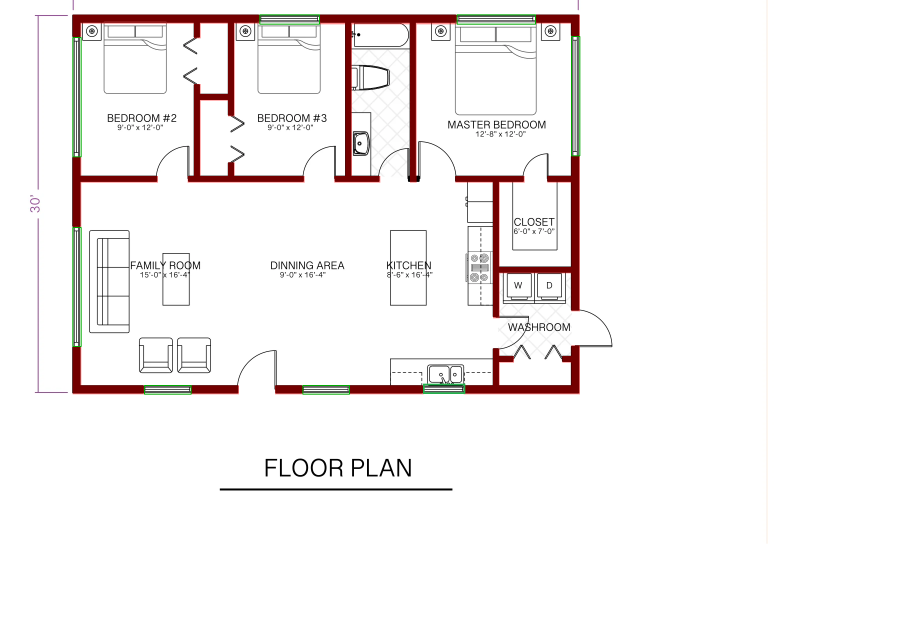
#> input picture pngans/floor01_ans.png, 2732 x 1908 px (shown at 1/3 size); its folder holds only this picture in this run
$ python score_compare.py pngans/floor01_ans.png pngans/floor03_ans.png
#> lines starting #> are read from the running program, lines starting #| are printed output that depends on the picture; after the words box and inside, x2 and y2 are one past the last pixel; in counts of white or black regions, pixels touching at a corner belong together
#> further down, A is the input picture: shape (1908, 2732, 3); mean B, G, R 243, 243.3, 246.3
#!/usr/bin/env python3
"""我們的 CV 管線 vs CubiCasa5k，在 pngans/ 21 張人工答案上比分。
牆:像素級 P/R/F1(±3px 容差:precision 對膨脹GT算、recall 對膨脹預測算)。
窗:綠框配對(交集/較小框 ≥0.3 或中心落框內)，同 eval_windows.py 規則。
用法: python score_compare.py <repo_dir> <cc_out_dir>
"""
import glob, json, os, sys
import cv2
import numpy as np

REPO, CCOUT = sys.argv[1], sys.argv[2]
K = np.ones((7, 7), np.uint8)          # ±3px

def red_mask(img):                     # 答案圖的紅=牆(深紅 R≈115~136 也要吃)
    b, g, r = img[:, :, 0].astype(int), img[:, :, 1].astype(int), img[:, :, 2].astype(int)
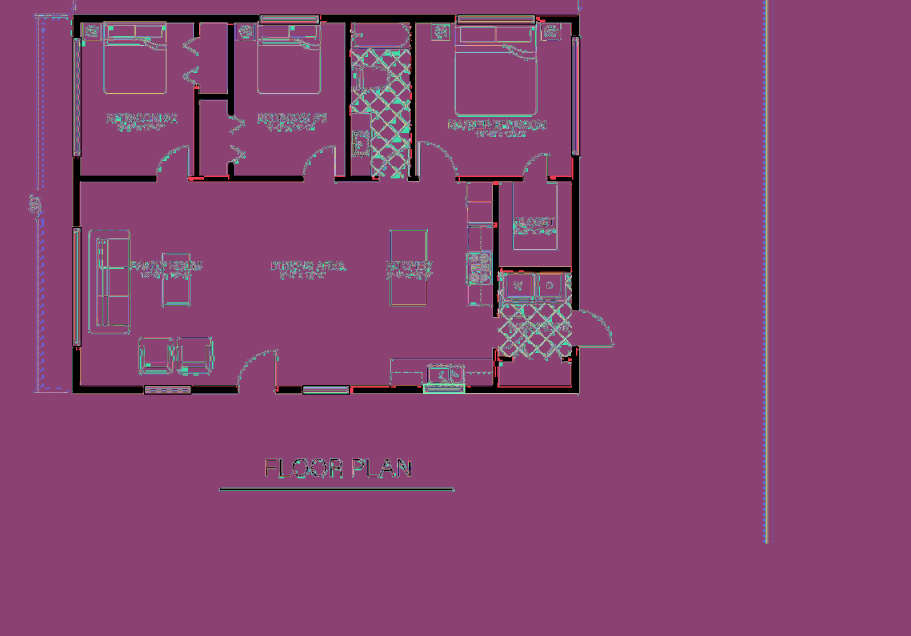
#> b: shape (1908, 2732) int64 (shown at 1/3 size); 255 distinct labels, from 0 to 255; one colour per label, 0 black
#> g: shape (1908, 2732) int64; 255 distinct labels, from 0 to 255
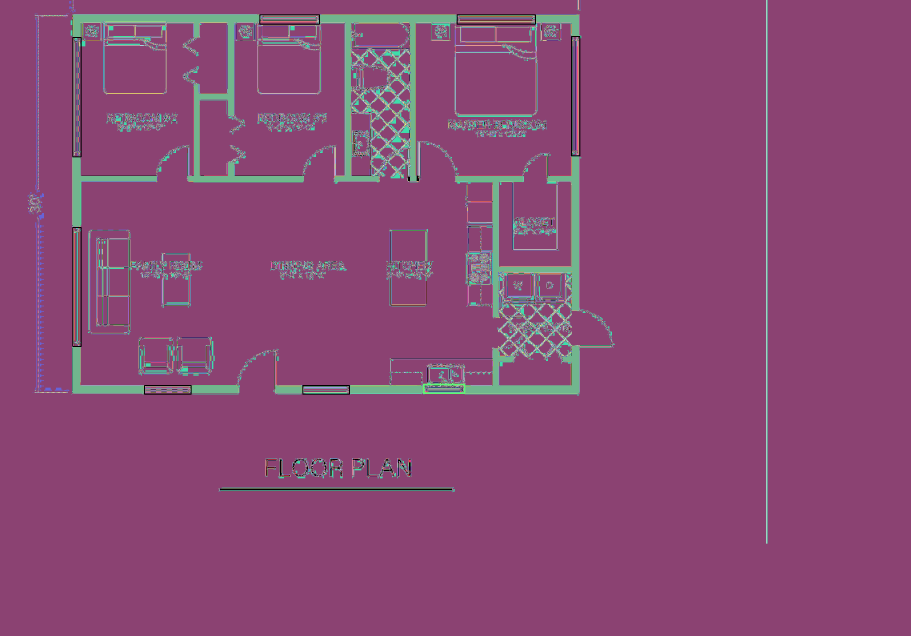
#> r: shape (1908, 2732) int64 (shown at 1/3 size); 239 distinct labels, from 0 to 255; one colour per label, 0 black
    return ((r - np.maximum(g, b) >= 60) & (r >= 100)).astype(np.uint8)
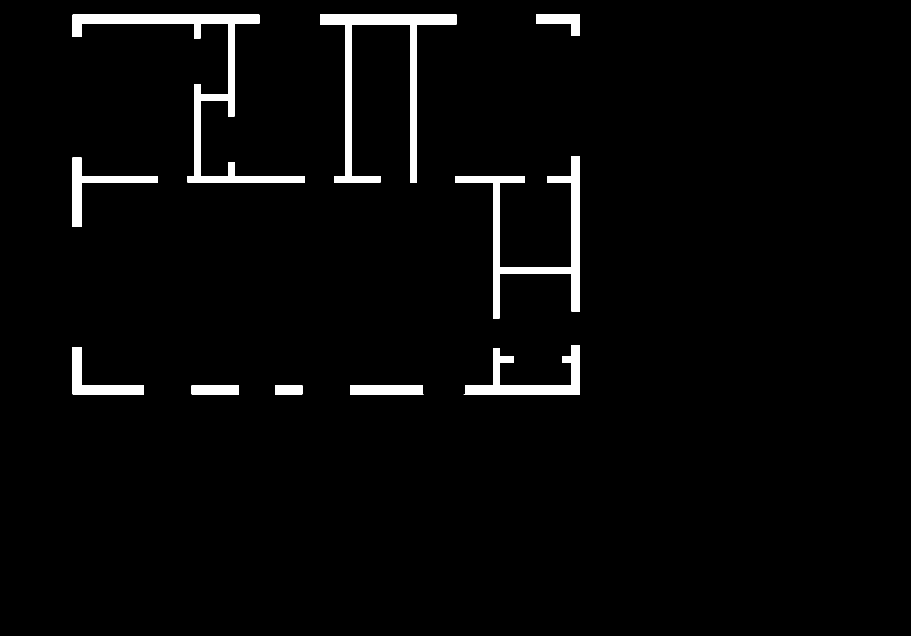
#> returned value: shape (1908, 2732) (shown at 1/3 size); values 0 (black) and 1 (white), 2.9% white; 10 white regions, largest, box (x1, y1, x2, y2) and area: (218, 44, 914, 548) 37600, (960, 44, 1370, 548) 33250, (1366, 469, 1740, 955) 29915

def green_boxes_mask(mask):
    n, lab, stats, _ = cv2.connectedComponentsWithStats(mask.astype(np.uint8))
    out = []
    for i in range(1, n):
        x, y, w, h, a = stats[i]
        if a >= 30:
            out.append((x, y, x + w, y + h))
    return out

def green_boxes_img(img):
    b, g, r = img[:, :, 0].astype(int), img[:, :, 1].astype(int), img[:, :, 2].astype(int)
    m = ((g >= 120) & (r <= 110) & (b <= 110)).astype(np.uint8)
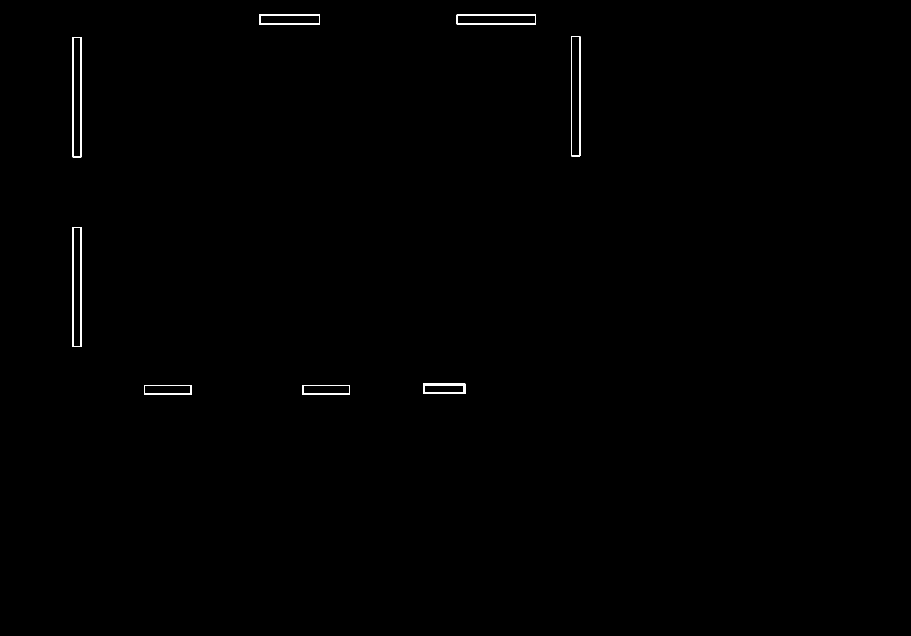
#> m: shape (1908, 2732) (shown at 1/3 size); values 0 (black) and 1 (white), 0.25% white; 8 white regions, largest, box (x1, y1, x2, y2) and area: (1713, 108, 1741, 469) 2294, (217, 111, 245, 472) 2294, (217, 681, 245, 1041) 2288
    m = cv2.dilate(m, np.ones((3, 3), np.uint8))   # 框線連成一塊
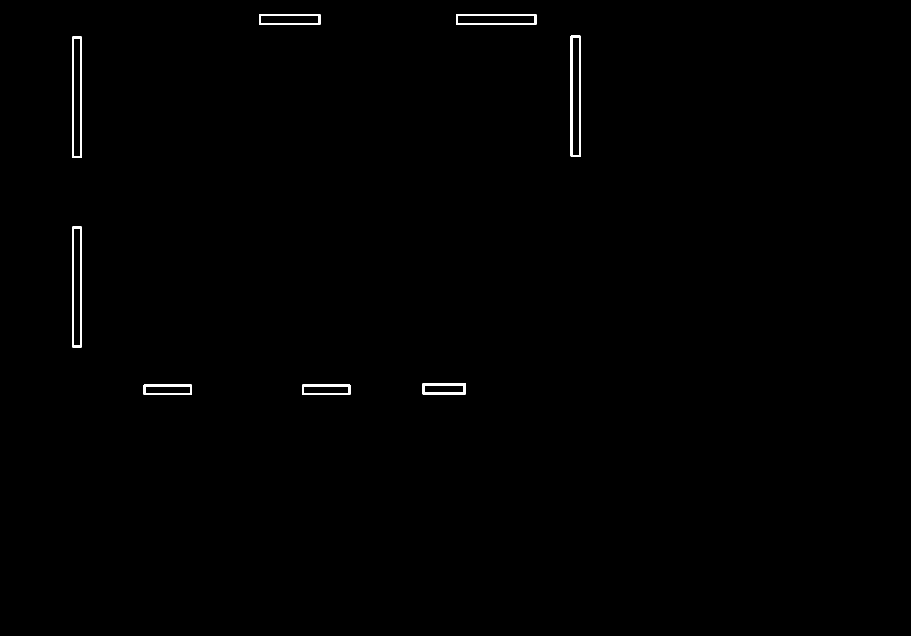
#> m: shape (1908, 2732) (shown at 1/3 size); values 0 (black) and 1 (white), 0.41% white; 8 white regions, largest, box (x1, y1, x2, y2) and area: (1712, 107, 1742, 470) 3826, (216, 110, 246, 473) 3826, (216, 680, 246, 1042) 3816
    return green_boxes_mask(m)
#> in green_boxes_mask, `n, lab, stats, _ = cv2.connectedComponentsWithStats(mask.astype(np.uin..`: lab: shape (1908, 2732) int32; 9 distinct labels, from 0 to 8
#> in green_boxes_mask, `n, lab, stats, _ = cv2.connectedComponentsWithStats(mask.astype(np.uin..`: n = 9; stats = [[0, 0, 2732, 1908, 5191112], [777, 42, 184, 33, 2066], [1369, 42, 240, 33, 2626], [1712, 107, 30, 363, 3826], [216, 110, 30, 363, 3826], [216, 680, 30, 362, 3816], [1268, 1150, 129, 33, 2072], [431, 1154, 145, 31, 1656], [906, 1154, 145, 31, 1656]]
#> the loop in green_boxes_mask, `for i in range(1, n):` made 8 passes
#> after the loop in green_boxes_mask, `for i in range(1, n):`: out = [(777, 42, 961, 75), (1369, 42, 1609, 75), (1712, 107, 1742, 470), (216, 110, 246, 473), (216, 680, 246, 1042), (1268, 1150, 1397, 1183), (431, 1154, 576, 1185), (906, 1154, 1051, 1185)]

def match(preds, gts):
    def hit(p, g):
        ix = max(0, min(p[2], g[2]) - max(p[0], g[0]))
        iy = max(0, min(p[3], g[3]) - max(p[1], g[1]))
        inter = ix * iy
        amin = min((p[2]-p[0])*(p[3]-p[1]), (g[2]-g[0])*(g[3]-g[1]))
        if amin > 0 and inter / amin >= 0.3:
            return True
        pcx, pcy = (p[0]+p[2])/2, (p[1]+p[3])/2
        gcx, gcy = (g[0]+g[2])/2, (g[1]+g[3])/2
        return (g[0] <= pcx <= g[2] and g[1] <= pcy <= g[3]) or \
               (p[0] <= gcx <= p[2] and p[1] <= gcy <= p[3])
    tp = sum(1 for g in gts if any(hit(p, g) for p in preds))
    fp = sum(1 for p in preds if not any(hit(p, g) for g in gts))
    fn = len(gts) - tp
    return tp, fp, fn

def prf(tp, fp, fn):
    p = tp / (tp + fp) if tp + fp else 0.0
    r = tp / (tp + fn) if tp + fn else 0.0
    f = 2*p*r/(p+r) if p+r else 0.0
    return p, r, f

def wall_pix(pred, gt):
    gt_d = cv2.dilate(gt, K); pr_d = cv2.dilate(pred, K)
    tp_p = int((pred & gt_d).sum()); fp = int(pred.sum()) - tp_p
    tp_r = int((gt & pr_d).sum());  fn = int(gt.sum()) - tp_r
    p = tp_p / max(1, pred.sum()); r = tp_r / max(1, gt.sum())
    f = 2*p*r/(p+r) if p+r else 0.0
    return p, r, f

rows, agg = [], {}
for ans in sorted(glob.glob(os.path.join(REPO, 'pngans', '*_ans.png'))):
    base = os.path.basename(ans).replace('_ans.png', '')
    A = cv2.imread(ans)
    gt_wall = red_mask(A)
    gt_win = green_boxes_img(A)
#> gt_win has the same summary as out in green_boxes_mask
    # ── 我們的管線:json/ 的牆矩形 + 窗矩形
#> (the run stopped early here; a loop or call above may not have finished)

$ run again, on pngans/floor07_ans.png
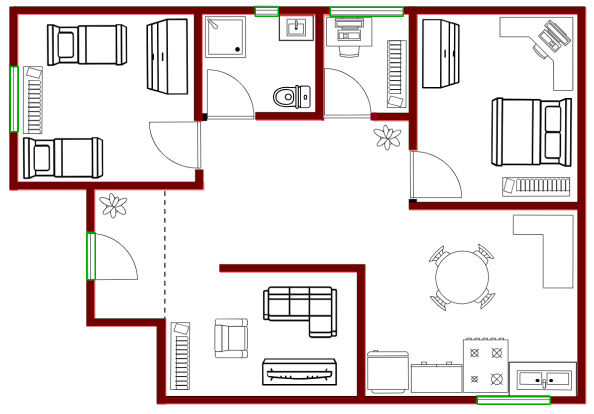
#> input picture pngans/floor07_ans.png, 1188 x 827 px (shown at 1/2 size)
#> A is the input picture: shape (827, 1188, 3); mean B, G, R 220.8, 221.5, 231.2
#> b: shape (827, 1188) int64; 256 distinct labels, from 0 to 255
#> g: shape (827, 1188) int64; 256 distinct labels, from 0 to 255
#> in red_mask, `b, g, r = img[:, :, 0].astype(int), img[:, :, 1].astype(int), img[:, :..`:
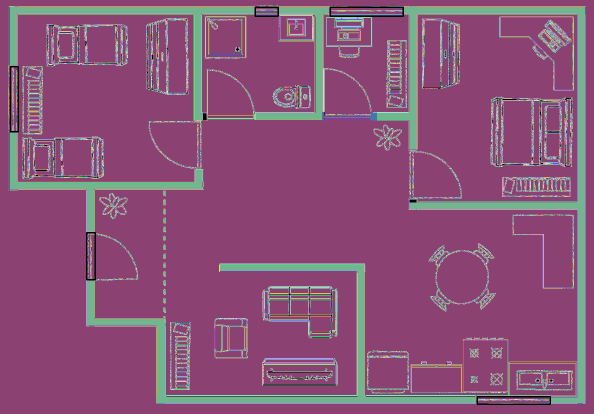
#> r: shape (827, 1188) int64 (shown at 1/2 size); 256 distinct labels, from 0 to 255; one colour per label, 0 black
#> in green_boxes_img, `m = cv2.dilate(m, np.ones((3, 3), np.uint8))`:
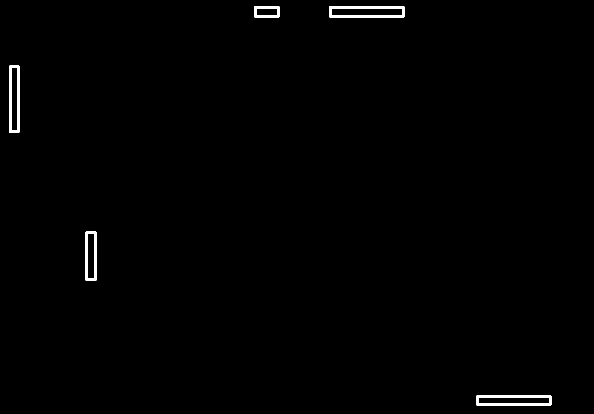
#> m: shape (827, 1188) (shown at 1/2 size); values 0 (black) and 1 (white), 0.66% white; 5 white regions, box (x1, y1, x2, y2) and area: (658, 12, 809, 35) 1636, (952, 791, 1103, 811) 1606, (18, 131, 39, 266) 1456, (171, 463, 193, 562) 1106, (508, 12, 559, 35) 636
#> lab: shape (827, 1188) int32; 6 distinct labels, from 0 to 5
#> n = 6; stats = [[0, 0, 1188, 827, 976036], [508, 12, 51, 23, 636], [658, 12, 151, 23, 1636], [18, 131, 21, 135, 1456], [171, 463, 22, 99, 1106], [952, 791, 151, 20, 1606]]
#> the loop in green_boxes_mask, `for i in range(1, n):` made 5 passes
#> after the loop in green_boxes_mask, `for i in range(1, n):`: out = [(508, 12, 559, 35), (658, 12, 809, 35), (18, 131, 39, 266), (171, 463, 193, 562), (952, 791, 1103, 811)]
#> gt_win has the same summary as out in green_boxes_mask

$ run again, on pngans/floor08_ans.png
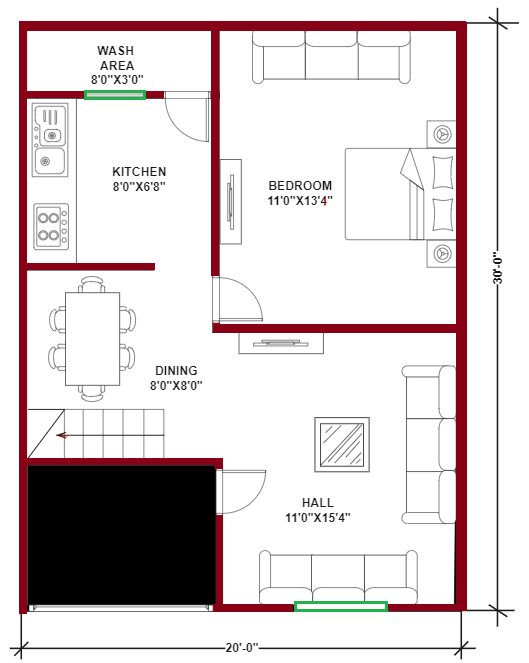
#> input picture pngans/floor08_ans.png, 529 x 663 px
#> A is the input picture: shape (663, 529, 3); mean B, G, R 213.1, 211.9, 220.9
#> b: shape (663, 529) int64; 239 distinct labels, from 0 to 255
#> g: shape (663, 529) int64; 239 distinct labels, from 0 to 255
#> in red_mask, `b, g, r = img[:, :, 0].astype(int), img[:, :, 1].astype(int), img[:, :..`:
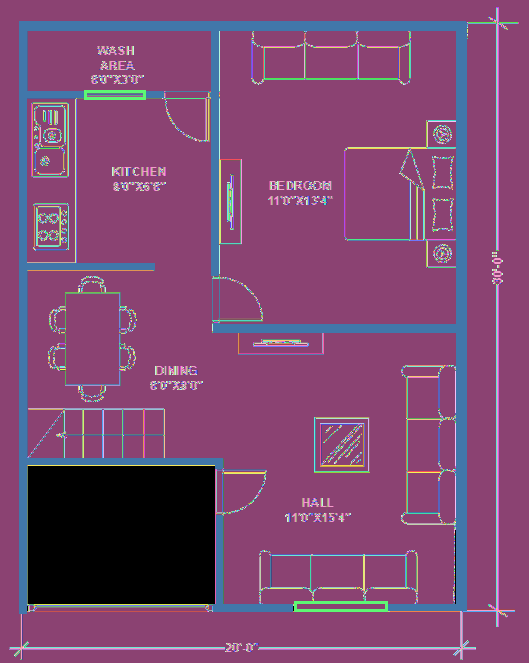
#> r: shape (663, 529) int64; 236 distinct labels, from 0 to 255; one colour per label, 0 black
#> in green_boxes_img, `m = cv2.dilate(m, np.ones((3, 3), np.uint8))`:
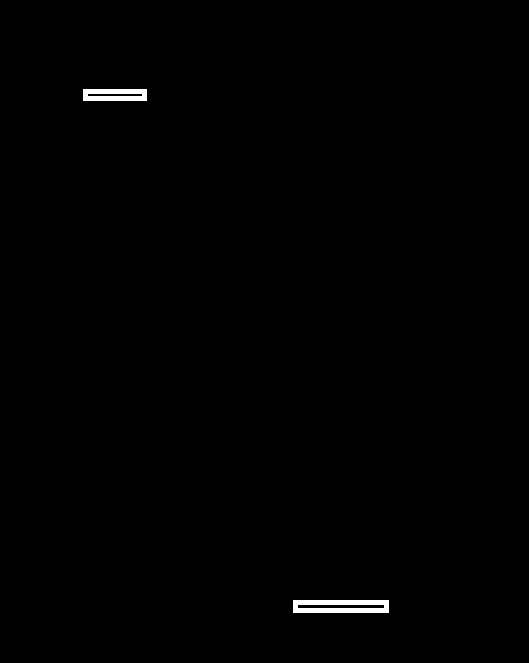
#> m: shape (663, 529); values 0 (black) and 1 (white), 0.47% white; 2 white regions, box (x1, y1, x2, y2) and area: (293, 600, 389, 613) 990, (83, 89, 147, 101) 660
#> lab: shape (663, 529) int32; 3 distinct labels, from 0 to 2
#> n = 3; stats = [[0, 0, 529, 663, 349077], [83, 89, 64, 12, 660], [293, 600, 96, 13, 990]]
#> the loop in green_boxes_mask, `for i in range(1, n):` made 2 passes
#> after the loop in green_boxes_mask, `for i in range(1, n):`: out = [(83, 89, 147, 101), (293, 600, 389, 613)]

$ run again, on pngans/floor09_ans.png
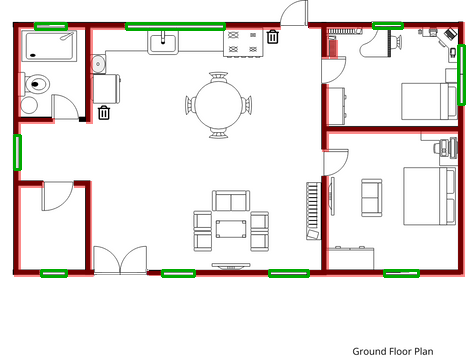
#> input picture pngans/floor09_ans.png, 475 x 360 px
#> A is the input picture: shape (360, 475, 3); mean B, G, R 231.3, 233.8, 238.1
#> b: shape (360, 475) int64; 256 distinct labels, from 0 to 255
#> g: shape (360, 475) int64; 256 distinct labels, from 0 to 255
#> in red_mask, `b, g, r = img[:, :, 0].astype(int), img[:, :, 1].astype(int), img[:, :..`:
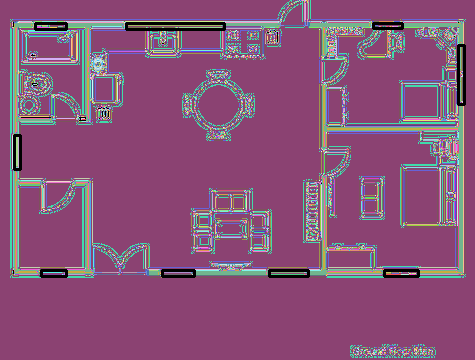
#> r: shape (360, 475) int64; 254 distinct labels, from 0 to 255; one colour per label, 0 black
#> in green_boxes_mask, `n, lab, stats, _ = cv2.connectedComponentsWithStats(mask.astype(np.uin..`:
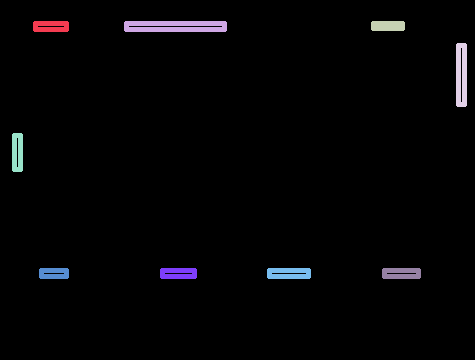
#> lab: shape (360, 475) int32; 10 distinct labels, from 0 to 9; one colour per label, 0 black
#> n = 10; stats = [[0, 0, 475, 360, 166696], [33, 21, 36, 11, 366], [124, 21, 103, 11, 1036], [371, 21, 34, 10, 336], [456, 43, 11, 64, 646], [12, 133, 11, 39, 396], [39, 268, 30, 11, 306], [160, 268, 37, 11, 376], [267, 268, 44, 11, 446], [382, 268, 39, 11, 396]]
#> the loop in green_boxes_mask, `for i in range(1, n):` made 9 passes
#> after the loop in green_boxes_mask, `for i in range(1, n):`: out = [(33, 21, 69, 32), (124, 21, 227, 32), (371, 21, 405, 31), (456, 43, 467, 107), (12, 133, 23, 172), (39, 268, 69, 279), (160, 268, 197, 279), (267, 268, 311, 279), (382, 268, 421, 279)]
#> gt_win has the same summary as out in green_boxes_mask
